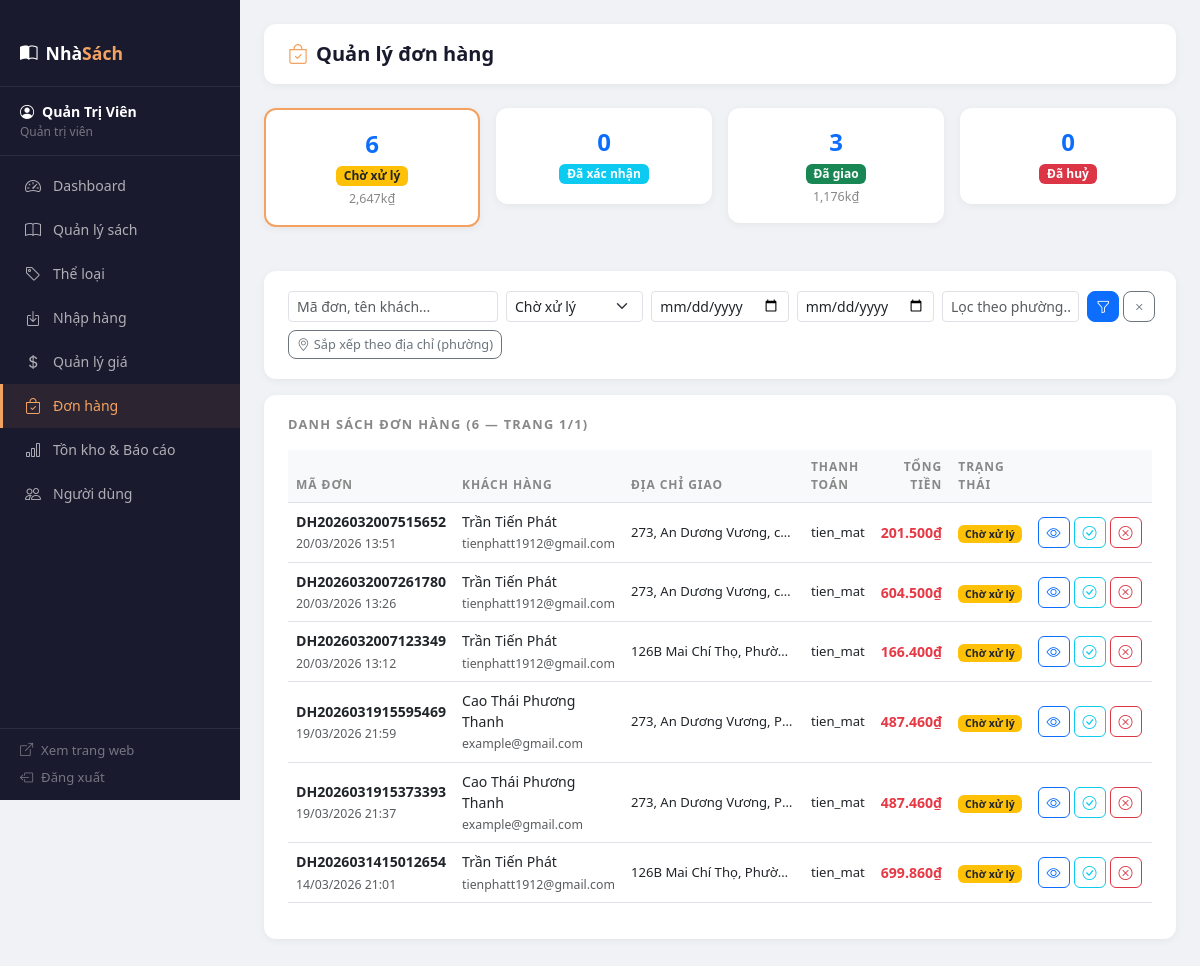
/admin/orders.php?trang_thai=cho_xu_ly (signed in), run on an earlier commit of the app's database.
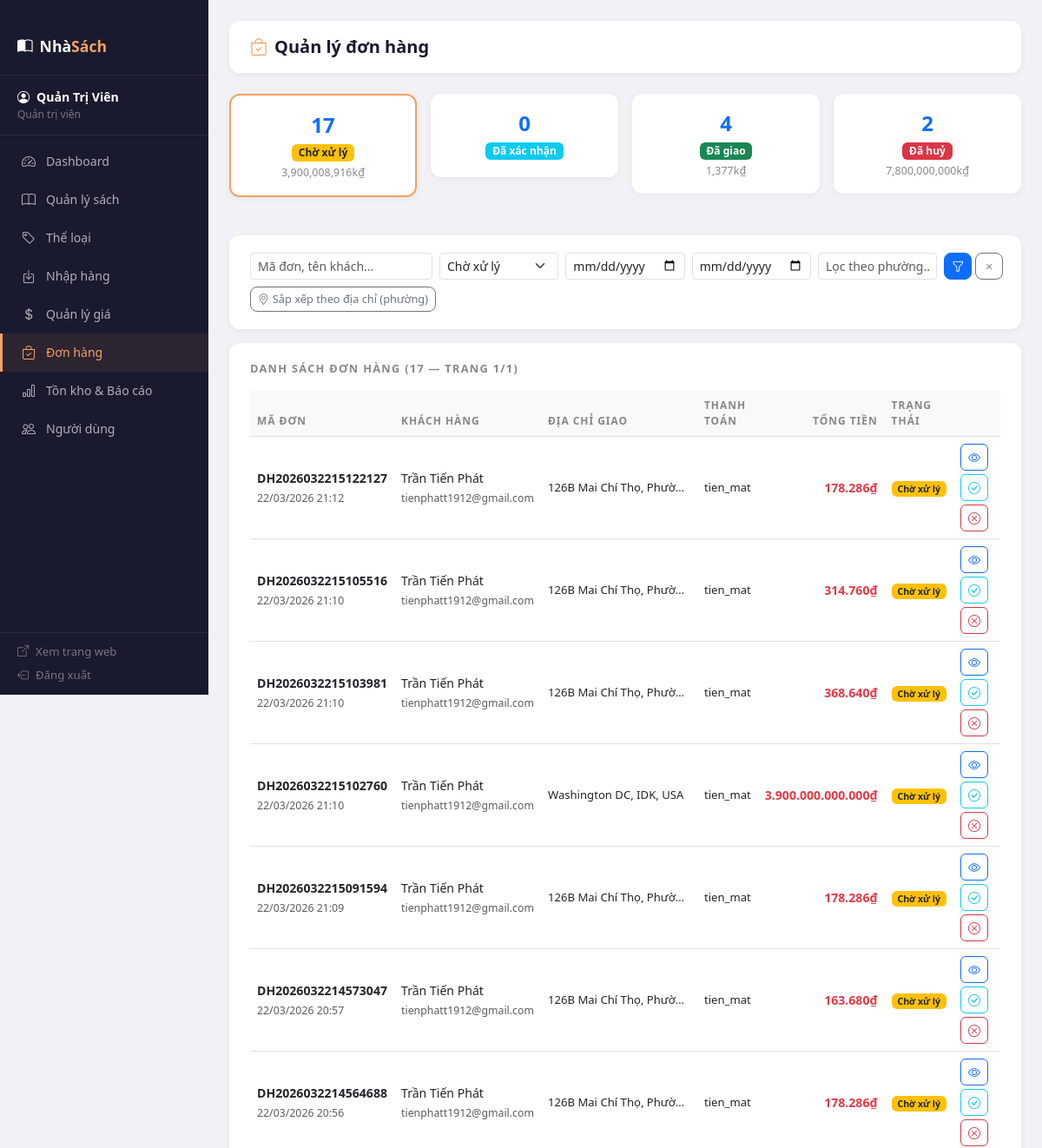
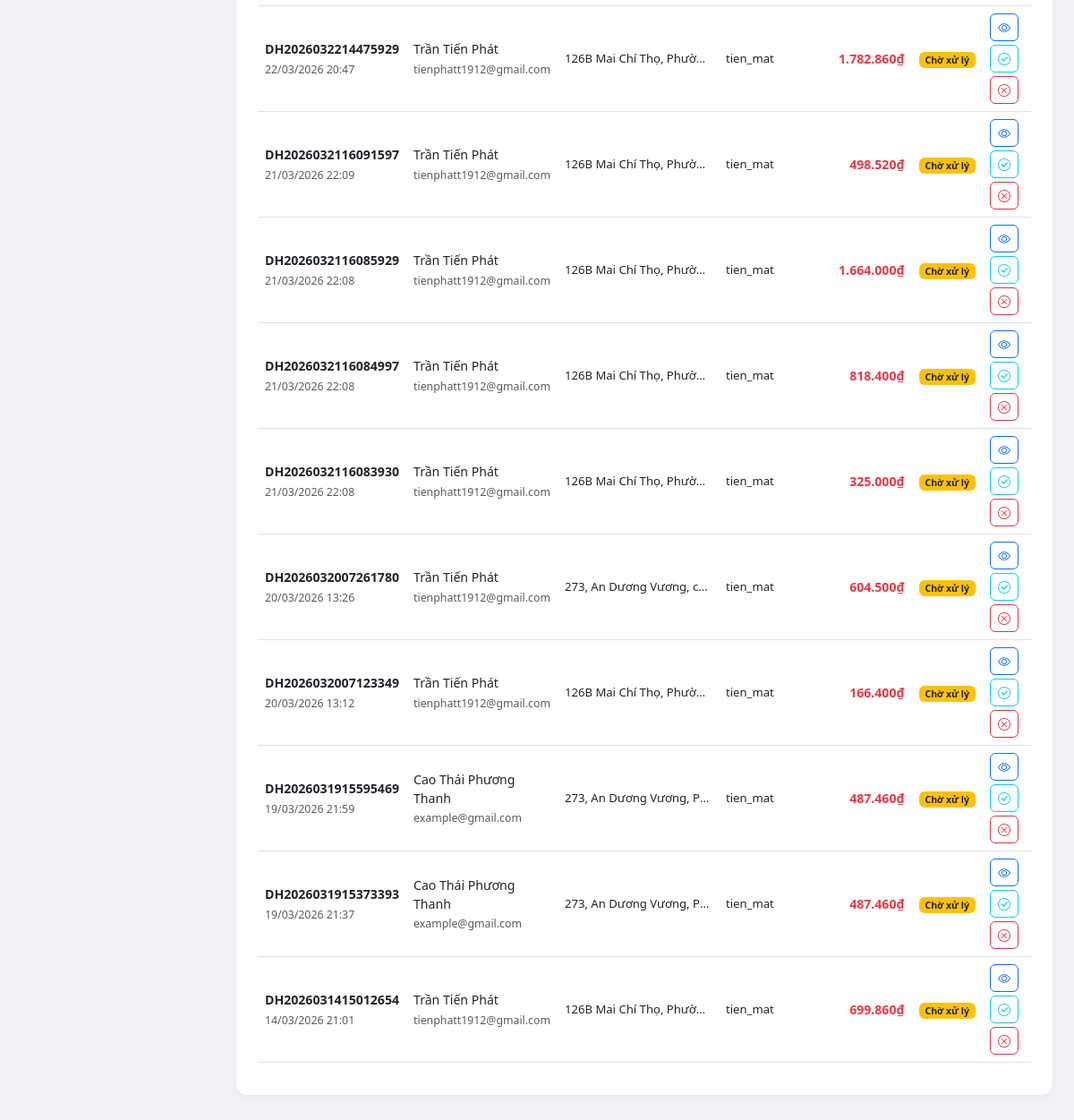
And on a later commit of the database (2 pictures, top to bottom).
### tables this page shows
CREATE TABLE `don_hang` (
  `id` int(11) NOT NULL,
  `ma_don` varchar(20) NOT NULL,
  `khach_hang_id` int(11) NOT NULL,
  `ngay_dat` datetime DEFAULT current_timestamp(),
  `ten_nguoi_nhan` varchar(100) NOT NULL,
  `so_dien_thoai` varchar(15) NOT NULL,
  `dia_chi` varchar(255) NOT NULL,
  `phuong_xa` varchar(100) DEFAULT NULL,
  `tinh_tp` varchar(100) DEFAULT NULL,
  `phuong_thuc_tt` enum('tien_mat','chuyen_khoan','truc_tuyen') NOT NULL DEFAULT 'tien_mat',
  `tong_tien` decimal(15,2) NOT NULL,
  `trang_thai` enum('cho_xu_ly','da_xac_nhan','da_giao','da_huy') NOT NULL DEFAULT 'cho_xu_ly',
  `ghi_chu` text DEFAULT NULL
);

CREATE TABLE `khach_hang` (
  `id` int(11) NOT NULL,
  `ho_ten` varchar(100) NOT NULL,
  `email` varchar(150) NOT NULL,
  `mat_khau` varchar(255) NOT NULL,
  `so_dien_thoai` varchar(15) DEFAULT NULL,
  `dia_chi` varchar(255) DEFAULT NULL,
  `phuong_xa` varchar(100) DEFAULT NULL,
  `tinh_tp` varchar(100) DEFAULT NULL,
  `bi_khoa` tinyint(1) NOT NULL DEFAULT 0,
  `trang_thai` tinyint(1) NOT NULL DEFAULT 1,
  `ngay_tao` datetime NOT NULL DEFAULT current_timestamp()
);

### admin/orders.php (the view, shortened to what the changed rows need)
<?php
require_once 'includes/admin_header.php';
$trang_thai_info = [
    'cho_xu_ly'   => ['label' => 'Chờ xử lý',   'class' => 'bg-warning text-dark', 'icon' => 'bi-hourglass-split'],
    'da_xac_nhan' => ['label' => 'Đã xác nhận',  'class' => 'bg-info text-white',   'icon' => 'bi-check-circle'],
    'da_giao'     => ['label' => 'Đã giao',       'class' => 'bg-success text-white','icon' => 'bi-truck'],
    'da_huy'      => ['label' => 'Đã huỷ',       'class' => 'bg-danger text-white', 'icon' => 'bi-x-circle'],
];
    ?>
    <?php
$filter_tt    = $_GET['trang_thai'] ?? 'tat_ca';
$per_page     = 20;
$trang_hien   = max(1, (int)($_GET['trang'] ?? 1));
$where  = ["1=1"];
$params = [];
if ($filter_tt !== 'tat_ca')    { $where[] = "dh.trang_thai = ?"; $params[] = $filter_tt; }
$sort = in_array($_GET['sort'] ?? '', ['phuong']) ? 'dh.phuong_xa ASC' : 'dh.ngay_dat DESC';
$where_sql = implode(' AND ', $where);
$count_stmt = $pdo->prepare("SELECT COUNT(*) FROM don_hang dh JOIN khach_hang kh ON kh.id = dh.khach_hang_id WHERE $where_sql");
$count_stmt->execute($params);
$total      = (int)$count_stmt->fetchColumn();
$total_page = max(1, ceil($total / $per_page));
$trang_hien = min($trang_hien, $total_page);
$offset     = ($trang_hien - 1) * $per_page;
$don_hangs = $pdo->prepare("
    SELECT dh.id, dh.ma_don, dh.ngay_dat, dh.tong_tien, dh.trang_thai,
           CONCAT(dh.dia_chi, ', ', COALESCE(dh.phuong_xa,''), ', ', COALESCE(dh.tinh_tp,'')) AS dia_chi_giao, dh.phuong_thuc_tt,
           kh.ho_ten, kh.email
    FROM don_hang dh
    JOIN khach_hang kh ON kh.id = dh.khach_hang_id
    WHERE $where_sql
    ORDER BY $sort
    LIMIT $per_page OFFSET $offset
");
$don_hangs->execute($params);
$don_hangs = $don_hangs->fetchAll();
$stats = $pdo->query("
    SELECT trang_thai, COUNT(*) AS cnt, COALESCE(SUM(tong_tien),0) AS tong
    FROM don_hang GROUP BY trang_thai
")->fetchAll();
$stats_map = [];
foreach ($stats as $st) $stats_map[$st['trang_thai']] = $st;
?>
<div class="row g-3 mb-4">
  <?php foreach ($trang_thai_info as $key => $info):
    $cnt  = $stats_map[$key]['cnt']  ?? 0;
    $tong = $stats_map[$key]['tong'] ?? 0;
  ?>
  <div class="col-6 col-lg-3">
    <a href="/nhasach/admin/orders.php?trang_thai=<?= $key ?>" class="text-decoration-none">
      <div class="admin-card text-center py-3" style="cursor:pointer; <?= $filter_tt === $key ? 'border:2px solid #f4a261;' : '' ?>">
        <div style="font-size:1.5rem; font-weight:700;"><?= $cnt ?></div>
        <div><span class="badge <?= $info['class'] ?>"><?= $info['label'] ?></span></div>
        <div style="font-size:.78rem; color:#888; margin-top:4px;">
          <?= $tong > 0 ? number_format($tong/1000, 0) . 'k₫' : '' ?>
        </div>
      </div>
    </a>
  </div>
  <?php endforeach; ?>
</div>
<div class="admin-card">
  <div class="card-title">Danh sách đơn hàng (<?= $total ?> — trang <?= $trang_hien ?>/<?= $total_page ?>)</div>
  <?php if (empty($don_hangs)): ?>
    <p class="text-muted text-center py-4">Không có đơn hàng nào.</p>
  <?php else: ?>
    <div class="table-responsive">
      <table class="table admin-table table-hover">
        <thead>
          <tr>
            <th>Mã đơn</th>
            <th>Khách hàng</th>
            <th>Địa chỉ giao</th>
            <th>Thanh toán</th>
            <th class="text-end">Tổng tiền</th>
            <th>Trạng thái</th>
            <th style="width:130px;"></th>
          </tr>
        </thead>
        <tbody>
          <?php foreach ($don_hangs as $don): ?>
          <tr>
            <td>
              <strong><?= htmlspecialchars($don['ma_don']) ?></strong><br>
              <small class="text-muted"><?= date('d/m/Y H:i', strtotime($don['ngay_dat'])) ?></small>
            </td>
            <td>
              <div style="font-size:.88rem;"><?= htmlspecialchars($don['ho_ten']) ?></div>
              <small class="text-muted"><?= htmlspecialchars($don['email']) ?></small>
            </td>
            <td style="font-size:.82rem; max-width:180px;" class="text-truncate" title="<?= htmlspecialchars($don['dia_chi_giao']) ?>">
              <?= htmlspecialchars($don['dia_chi_giao']) ?>
            </td>
            <td style="font-size:.82rem;"><?= htmlspecialchars($don['phuong_thuc_tt'] ?? '—') ?></td>
            <td class="text-end" style="color:#e63946; font-weight:600;">
              <?= number_format($don['tong_tien'], 0, ',', '.') ?>₫
            </td>
            <td>
              <span class="badge <?= $trang_thai_info[$don['trang_thai']]['class'] ?>">
                <?= $trang_thai_info[$don['trang_thai']]['label'] ?>
              </span>
            </td>
            <td>
              <div class="d-flex gap-1 flex-wrap">
                <a href="/nhasach/admin/orders.php?id=<?= $don['id'] ?>"
                   class="btn btn-sm btn-outline-primary" style="border-radius:6px;" title="Xem chi tiết">
                  <i class="bi bi-eye"></i>
                </a>
                <?php if ($don['trang_thai'] === 'cho_xu_ly'): ?>
                  <a href="/nhasach/admin/orders.php?action=xac_nhan&id=<?= $don['id'] ?>"
                     class="btn btn-sm btn-outline-info" style="border-radius:6px;" title="Xác nhận">
                    <i class="bi bi-check-circle"></i>
                  </a>
                <?php endif; ?>
                <?php if (in_array($don['trang_thai'], ['cho_xu_ly','da_xac_nhan'])): ?>
                  <a href="/nhasach/admin/orders.php?action=huy&id=<?= $don['id'] ?>"
                     class="btn btn-sm btn-outline-danger" style="border-radius:6px;" title="Huỷ"
                     onclick="return confirm('Huỷ đơn hàng này?')">
                    <i class="bi bi-x-circle"></i>
                  </a>
                <?php endif; ?>
              </div>
            </td>
          </tr>
          <?php endforeach; ?>
        </tbody>
      </table>
    </div>
  <?php endif; ?>
</div>
<?php
require_once 'includes/admin_footer.php';
?>

### admin/includes/admin_header.php (shortened to what the changed rows need)
<?php
$current_page = basename($_SERVER['PHP_SELF']);
$nav_items = [
    ['file' => 'index.php',     'icon' => 'bi-speedometer2',  'label' => 'Dashboard'],
    ['file' => 'products.php',  'icon' => 'bi-book',          'label' => 'Quản lý sách'],
    ['file' => 'categories.php','icon' => 'bi-tag',           'label' => 'Thể loại'],
    ['file' => 'import.php',    'icon' => 'bi-box-arrow-in-down','label' => 'Nhập hàng'],
    ['file' => 'prices.php',    'icon' => 'bi-currency-dollar','label' => 'Quản lý giá'],
    ['file' => 'orders.php',    'icon' => 'bi-bag-check',     'label' => 'Đơn hàng'],
    ['file' => 'inventory.php', 'icon' => 'bi-bar-chart',     'label' => 'Tồn kho & Báo cáo'],
    ['file' => 'users.php',     'icon' => 'bi-people',        'label' => 'Người dùng'],
];
?>
<!DOCTYPE html>
<html lang="vi">
<head>
  <link href="https://cdn.jsdelivr.net/npm/bootstrap@5.3.0/dist/css/bootstrap.min.css" rel="stylesheet">
  <link href="https://cdn.jsdelivr.net/npm/bootstrap-icons@1.10.5/font/bootstrap-icons.css" rel="stylesheet">
  <link href="/nhasach/assets/css/style.css" rel="stylesheet">
</head>
<body>
<div class="admin-sidebar">
  <nav class="sidebar-nav">
    <?php foreach ($nav_items as $item): ?>
      <a href="/nhasach/admin/<?= $item['file'] ?>"
         class="admin-nav-link <?= $current_page === $item['file'] ? 'active' : '' ?>">
        <i class="bi <?= $item['icon'] ?>"></i>
        <?= $item['label'] ?>
      </a>
    <?php endforeach; ?>
  </nav>
</div>
<div class="admin-content">

What changed in the data, as far as the page shows it:
no longer on this page (row edited): don_hang: ma_don "DH2026032007515652", ngay_dat "20/03/2026 13:51", khach_hang.ho_ten "Trần Tiến Phát", khach_hang.email "tienphatt1912@gmail.com", dia_chi_giao "273, An Dương Vương, c…", phuong_thuc_tt "tien_mat", tong_tien "201.500", trang_thai "Chờ xử lý"
added don_hang: ma_don "DH2026032215122127", ngay_dat "22/03/2026 21:12", khach_hang.ho_ten "Trần Tiến Phát", khach_hang.email "tienphatt1912@gmail.com", dia_chi_giao "126B Mai Chí Thọ, Phườ…", phuong_thuc_tt "tien_mat", tong_tien "178.286", trang_thai "Chờ xử lý"
added don_hang: ma_don "DH2026032215105516", ngay_dat "22/03/2026 21:10", khach_hang.ho_ten "Trần Tiến Phát", khach_hang.email "tienphatt1912@gmail.com", dia_chi_giao "126B Mai Chí Thọ, Phườ…", phuong_thuc_tt "tien_mat", tong_tien "314.760", trang_thai "Chờ xử lý"
added don_hang: ma_don "DH2026032215103981", ngay_dat "22/03/2026 21:10", khach_hang.ho_ten "Trần Tiến Phát", khach_hang.email "tienphatt1912@gmail.com", dia_chi_giao "126B Mai Chí Thọ, Phườ…", phuong_thuc_tt "tien_mat", tong_tien "368.640", trang_thai "Chờ xử lý"
added don_hang: ma_don "DH2026032215102760", ngay_dat "22/03/2026 21:10", khach_hang.ho_ten "Trần Tiến Phát", khach_hang.email "tienphatt1912@gmail.com", dia_chi_giao "Washington DC, IDK, USA", phuong_thuc_tt "tien_mat", tong_tien "3.900.000.000.000", trang_thai "Chờ xử lý"
added don_hang: ma_don "DH2026032215091594", ngay_dat "22/03/2026 21:09", khach_hang.ho_ten "Trần Tiến Phát", khach_hang.email "tienphatt1912@gmail.com", dia_chi_giao "126B Mai Chí Thọ, Phườ…", phuong_thuc_tt "tien_mat", tong_tien "178.286", trang_thai "Chờ xử lý"
added don_hang: ma_don "DH2026032214573047", ngay_dat "22/03/2026 20:57", khach_hang.ho_ten "Trần Tiến Phát", khach_hang.email "tienphatt1912@gmail.com", dia_chi_giao "126B Mai Chí Thọ, Phườ…", phuong_thuc_tt "tien_mat", tong_tien "163.680", trang_thai "Chờ xử lý"
added don_hang: ma_don "DH2026032214564688", ngay_dat "22/03/2026 20:56", khach_hang.ho_ten "Trần Tiến Phát", khach_hang.email "tienphatt1912@gmail.com", dia_chi_giao "126B Mai Chí Thọ, Phườ…", phuong_thuc_tt "tien_mat", tong_tien "178.286", trang_thai "Chờ xử lý"
added don_hang: ma_don "DH2026032214475929", ngay_dat "22/03/2026 20:47", khach_hang.ho_ten "Trần Tiến Phát", khach_hang.email "tienphatt1912@gmail.com", dia_chi_giao "126B Mai Chí Thọ, Phườ…", phuong_thuc_tt "tien_mat", tong_tien "1.782.860", trang_thai "Chờ xử lý"
added don_hang: ma_don "DH2026032116091597", ngay_dat "21/03/2026 22:09", khach_hang.ho_ten "Trần Tiến Phát", khach_hang.email "tienphatt1912@gmail.com", dia_chi_giao "126B Mai Chí Thọ, Phườ…", phuong_thuc_tt "tien_mat", tong_tien "498.520", trang_thai "Chờ xử lý"
added don_hang: ma_don "DH2026032116085929", ngay_dat "21/03/2026 22:08", khach_hang.ho_ten "Trần Tiến Phát", khach_hang.email "tienphatt1912@gmail.com", dia_chi_giao "126B Mai Chí Thọ, Phườ…", phuong_thuc_tt "tien_mat", tong_tien "1.664.000", trang_thai "Chờ xử lý"
added don_hang: ma_don "DH2026032116084997", ngay_dat "21/03/2026 22:08", khach_hang.ho_ten "Trần Tiến Phát", khach_hang.email "tienphatt1912@gmail.com", dia_chi_giao "126B Mai Chí Thọ, Phườ…", phuong_thuc_tt "tien_mat", tong_tien "818.400", trang_thai "Chờ xử lý"
added don_hang: ma_don "DH2026032116083930", ngay_dat "21/03/2026 22:08", khach_hang.ho_ten "Trần Tiến Phát", khach_hang.email "tienphatt1912@gmail.com", dia_chi_giao "126B Mai Chí Thọ, Phườ…", phuong_thuc_tt "tien_mat", tong_tien "325.000", trang_thai "Chờ xử lý"
Also different on the page:
$total: "6" → "17"
new list line: "17 Chờ xử lý 3,900,008,916 k₫"
new list line: "4 Đã giao 1,377 k₫"
new list line: "2 Đã huỷ 7,800,000,000 k₫"
list line gone: "6 Chờ xử lý 2,647 k₫"
list line gone: "3 Đã giao 1,176 k₫"
list line gone: "0 Đã huỷ"
